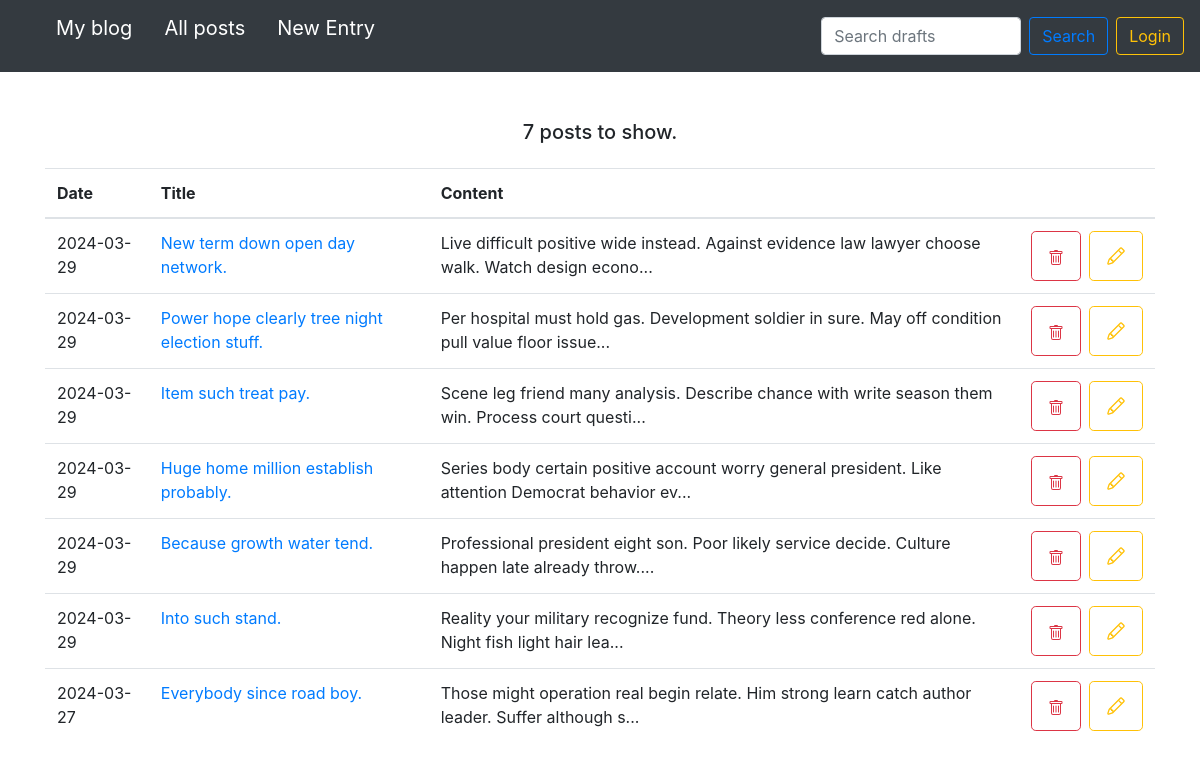
/search_drafts/, run on the app's committed database.
### blog/models.py (models this page shows, shortened)
class Entry(db.Model):
    id = db.Column(db.Integer, primary_key=True)
    title = db.Column(db.String(80), nullable=False)
    content = db.Column(db.Text, nullable=False)
    creation_date = db.Column(db.DateTime, nullable=False,
                              default=datetime.utcnow)
    is_published= db.Column(db.Boolean, default=False)

### blog/routes.py (the view)
@app.route('/search_drafts/')
def search_drafts():
    search_query = request.args.get("q", "")
    drafts = search_posts_by_search_query_and_is_published(search_query, False)
    return render_template("drafts.html",
                           drafts=drafts,
                           counter=drafts.count(),
                           search_query=search_query)

### blog/routes.py (called while the page is built)
@app.context_processor
def inject_template_name():
    return {'template_name': g.get('template_name', 'unknown')}

### blog/utils.py (called while the page is built)
def search_posts_by_search_query_and_is_published(search_query, is_puslished):
    if search_query:
        return Entry.query.filter(
            (Entry.is_published == is_puslished) & (Entry.title.contains(search_query))
        ).order_by(Entry.creation_date.desc())
    else:
        return Entry.query.filter_by(is_published=is_puslished).order_by(Entry.creation_date.desc())

### blog/templates/drafts.html (shortened to what this page needs)
{% set template_name = 'drafts' %}
{% extends "base.html" %}
{% block content %}
<div class="d-flex flex-column justify-content-center align-items-center">
  {% if search_query %}
    <h4>Search results for: {{ search_query }}</h4>
    <h5 class="mt-1 mb-4">Found {{ counter }} posts.</h5>
  {% else %}
    <h5 class="mt-1 mb-4">{{ counter }} posts to show.</h5>
  {% endif %}
</div>
<table class="table">
  <thead>
    <tr>
      <th scope="col">Date</th>
      <th scope="col">Title</th>
      <th scope="col">Content</th>
      <th scope="col"></th>
    </tr>
  </thead>
  <tbody>
  {% for post in drafts %}
    <tr>
      <td>
        {{ post.creation_date.strftime('%Y-%m-%d') }}
      </td>
      <td>
        <a href="{{ url_for('edit_entry', entry_id=post.id) }}">
          {{ post.title }}
        </a>
        </td>
        <td>{{ post.content|truncate(100, true) }}</td>
        <td>
          <div class="d-flex flex-row justify-content-end align-items-center gap-2">
            <form class="mr-2" action="/delete-post/{{ post.id }}" method="POST">
              <button type="submit" class="btn btn-outline-danger btn-lg">
              </button>
            </form>
            <form action="/edit-post/{{ post.id }}" method="POST">
              <button type="submit" class="btn btn-outline-warning btn-lg">
              </button>
            </form>
          </div>
        </td>
      </tr>
  {% endfor %}
  </tbody>
</table>
{% endblock %}

### blog/templates/base.html (shortened to what this page needs)
<!doctype html>
<html lang="en">
<head>
  <link rel="stylesheet" href="https://stackpath.bootstrapcdn.com/bootstrap/4.5.0/css/bootstrap.min.css"
>
    <link rel="stylesheet" href="{{ url_for('static', filename='css/styles.css') }}">
</head>
<body>
<nav class="navbar navbar-expand-md navbar-dark bg-dark fixed-top d-flex flex-row justify-content-between align-items-center">
  <div class="collapse navbar-collapse" id="navbarsExampleDefault">
    <ul class="d-flex flex-row">
      <li><a class="navbar-brand" href="/">My blog</a></li>
      <li><a class="navbar-brand ml-3" href="/">All posts</a></li>
      <li><a class="navbar-brand ml-3" href="/new-post/">New Entry</a></li>
    </ul>
  </div>
  {% if template_name == 'homepage' %}
  <form class="form-inline my-2 my-lg-0 mr-2" action="/search" method="GET">
    <input class="form-control mr-sm-2 search_input" type="text" value="{% if search_query %}{{ search_query }}{% endif %}" placeholder="Search posts" aria-label="Search" name="q">
    <button class="btn btn-outline-primary my-2 my-sm-0" type="submit">Search</button>
  </form>
  {% elif template_name == 'drafts' %}
  <form class="form-inline my-2 my-lg-0 mr-2" action="/search_drafts" method="GET">
    <input class="form-control mr-sm-2 search_input" type="text" value="{% if search_query %}{{ search_query }}{% endif %}" placeholder="Search drafts" aria-label="Search" name="q">
    <button class="btn btn-outline-primary my-2 my-sm-0" type="submit">Search</button>
  </form>
  {% endif %}
  {% if session.logged_in %}
  <form class="form-inline my-2 my-lg-0" action="{{ url_for('logout') }}" method="POST">
    <button class="btn btn-outline-warning my-2 my-sm-0" type="submit">Logout</button>
  </form>
  {% else %}
  <a href="{{ url_for('login') }}" class="btn btn-outline-warning my-2 my-lg-0">Login</a>
  {% endif %}
</nav>
<main role="main" class="container">
  {% block content %}
  {% endblock %}
</main>
</html>

### blog/templates/css/styles.css (style rules this page uses)
body { padding-top: 5rem; }
main { margin-top: 36px; }
ul { list-style-type: none; }
.btn-outline-danger.btn-lg, .btn-outline-warning.btn-lg { min-height: 50px; }
.search_input { max-width: 200px; }

### data on the page
Entry: creation_date "2024-03-29", title "New term down open day network.", content "Live difficult positive wide instead. Against evidence law lawyer choose walk. Watch design econo..."
Entry: creation_date "2024-03-29", title "Power hope clearly tree night election stuff.", content "Per hospital must hold gas. Development soldier in sure. May off condition pull value floor issue..."
Entry: creation_date "2024-03-29", title "Item such treat pay.", content "Scene leg friend many analysis. Describe chance with write season them win. Process court questi..."
Entry: creation_date "2024-03-29", title "Huge home million establish probably.", content "Series body certain positive account worry general president. Like attention Democrat behavior ev..."
Entry: creation_date "2024-03-29", title "Because growth water tend.", content "Professional president eight son. Poor likely service decide. Culture happen late already throw...."
Entry: creation_date "2024-03-29", title "Into such stand.", content "Reality your military recognize fund. Theory less conference red alone. Night fish light hair lea..."
Entry: creation_date "2024-03-27", title "Everybody since road boy.", content "Those might operation real begin relate. Him strong learn catch author leader. Suffer although s..."

### other printed values
{{ counter }} "7"
